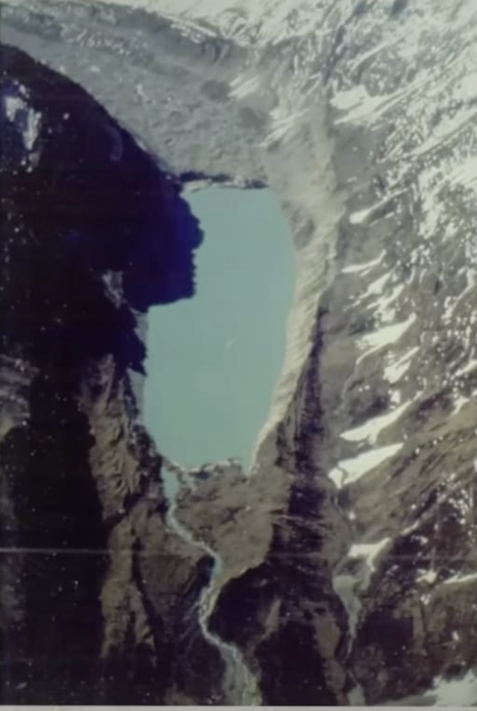
#> input picture src/change_detection/before.png, 954 x 1422 px (shown at 1/2 size)
$ jupyter execute time_series_analysis.ipynb
#> lines starting #> are read from the running program, lines starting #| are printed output that depends on the picture; after the words box and inside, x2 and y2 are one past the last pixel; in counts of white or black regions, pixels touching at a corner belong together
[cell 1]
import cv2
import numpy as np
import matplotlib.pyplot as plt

[cell 2]
# Load the before and after images
before_img = cv2.imread("before.png")
#> before_img is the input picture: shape (1422, 954, 3); mean B, G, R 94.7, 93.6, 92.6
after_img = cv2.imread("after.png")
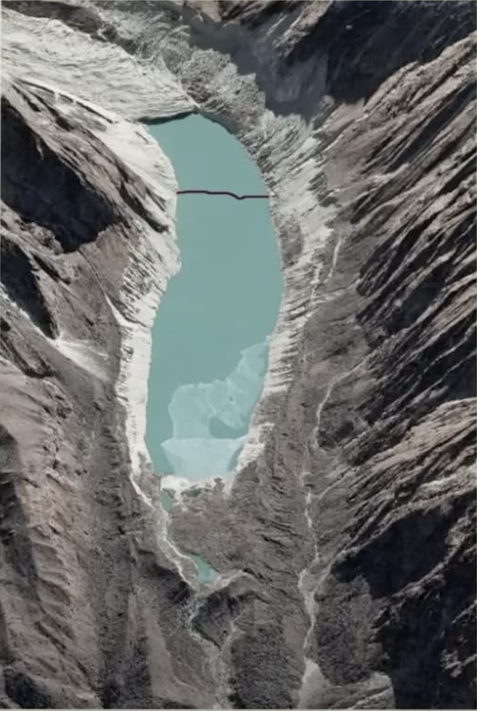
#> input picture src/change_detection/after.png, 954 x 1422 px (shown at 1/2 size)
#> after_img is the input picture: shape (1422, 954, 3); mean B, G, R 103.8, 105.1, 103.7

[cell 3]
before_gray = cv2.cvtColor(before_img, cv2.COLOR_BGR2GRAY)
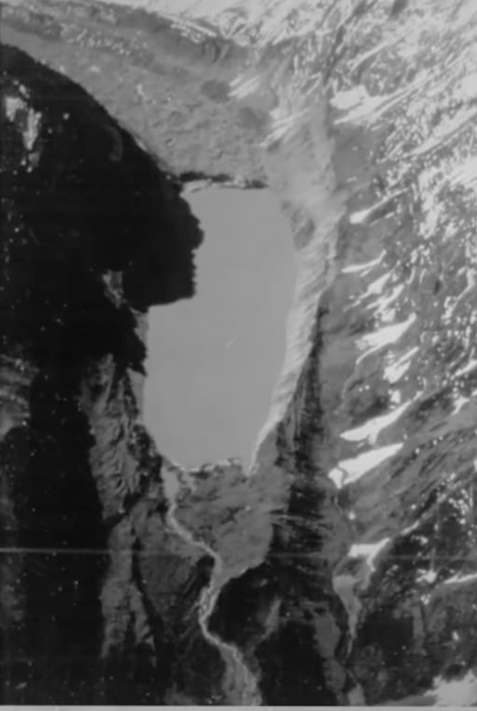
#> before_gray: shape (1422, 954) (shown at 1/2 size); min 3, max 220, mean 93.5
after_gray = cv2.cvtColor(after_img, cv2.COLOR_BGR2GRAY)
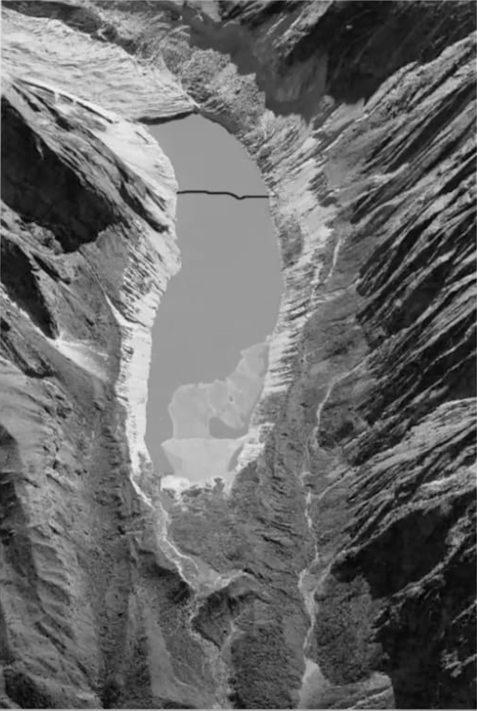
#> after_gray: shape (1422, 954) (shown at 1/2 size); min 0, max 248, mean 104.5

[cell 4]
if before_gray.shape != after_gray.shape:
    after_gray = cv2.resize(after_gray, (before_gray.shape[1], before_gray.shape[0]))

[cell 5]
# Compute the absolute difference between the two images
difference = cv2.absdiff(before_gray, after_gray)
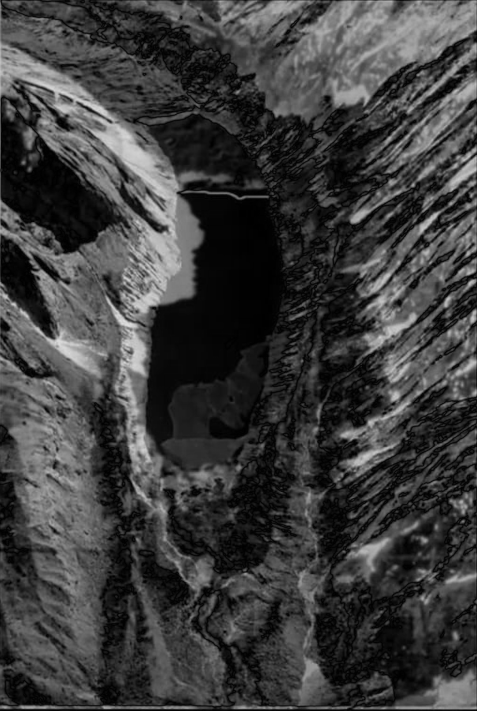
#> difference: shape (1422, 954) (shown at 1/2 size); min 0, max 224, mean 61.2

[cell 6]
# Apply thresholding to highlight the significant changes
_, diff_thresh = cv2.threshold(difference, 50, 255, cv2.THRESH_BINARY)
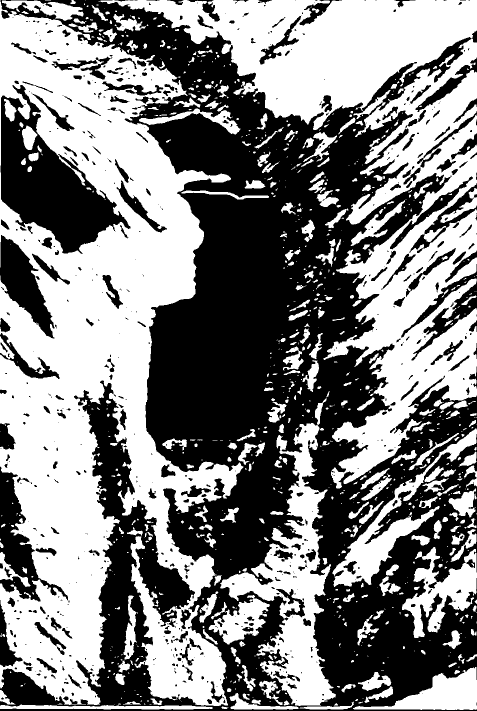
#> diff_thresh: shape (1422, 954) (shown at 1/2 size); 51.3% white; 685 black regions (420 under 20 px)

[cell 7]
# Find contours of the changes
contours, _ = cv2.findContours(diff_thresh, cv2.RETR_EXTERNAL, cv2.CHAIN_APPROX_SIMPLE)
#> contours = 901 contours, 629 with area under 20; largest, box (x1, y1, x2, y2) and area: (0, 0, 487, 1412) 389126, (197, 0, 954, 977) 214941, (440, 796, 672, 1412) 42944, (665, 857, 954, 1174) 13958, (804, 1094, 954, 1276) 11094

[cell 8]
# Draw the contours on the original images to highlight the changes
before_contours = before_img.copy()
after_contours = after_img.copy()

[cell 9]
cv2.drawContours(before_contours, contours, -1, (0, 255, 0), 2)  # Green contours on before image
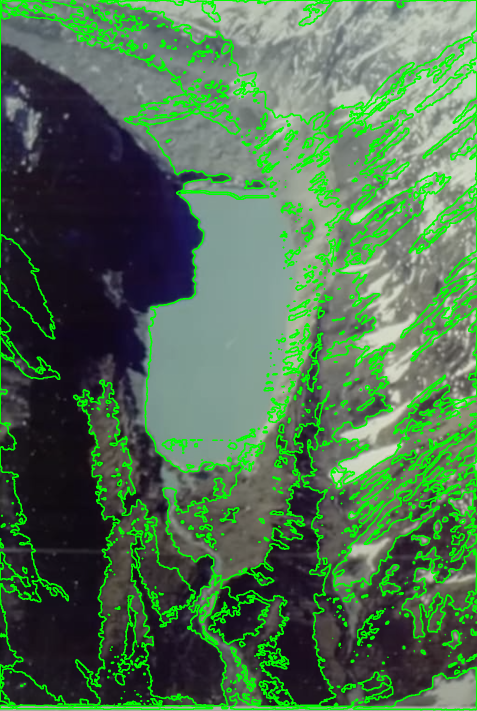
#> before_contours: shape (1422, 954, 3) (shown at 1/2 size); 13.41% of pixels changed, all inside (x1, y1, x2, y2) = (0, 0, 954, 1421)
cv2.drawContours(after_contours, contours, -1, (0, 255, 0), 2)   # Green contours on after image
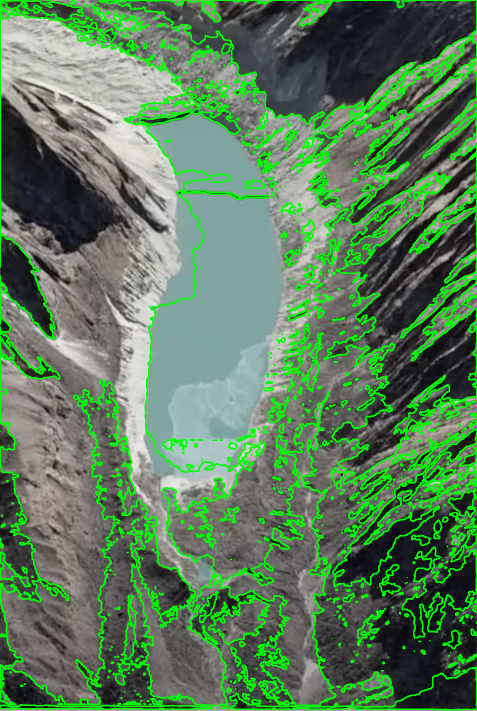
#> after_contours: shape (1422, 954, 3) (shown at 1/2 size); 13.41% of pixels changed, all inside (x1, y1, x2, y2) = (0, 0, 954, 1421)

[cell 10]
# Plotting the results
plt.figure(figsize=(12, 6))

# Original Images
plt.subplot(2, 3, 1)
plt.imshow(cv2.cvtColor(before_img, cv2.COLOR_BGR2RGB))
plt.title('Before Image')
plt.axis('off')

plt.subplot(2, 3, 2)
plt.imshow(cv2.cvtColor(after_img, cv2.COLOR_BGR2RGB))
plt.title('After Image')
plt.axis('off')

# Difference Image
plt.subplot(2, 3, 3)
plt.imshow(difference, cmap='gray')
plt.title('Difference Image')
plt.axis('off')

# Thresholded Difference (Highlighted Changes)
plt.subplot(2, 3, 4)
plt.imshow(diff_thresh, cmap='gray')
plt.title('Highlighted Changes')
plt.axis('off')

# Image with Contours on Before Image
plt.subplot(2, 3, 5)
plt.imshow(cv2.cvtColor(before_contours, cv2.COLOR_BGR2RGB))
plt.title('Before with Contours')
plt.axis('off')

# Image with Contours on After Image
plt.subplot(2, 3, 6)
plt.imshow(cv2.cvtColor(after_contours, cv2.COLOR_BGR2RGB))
plt.title('After with Contours')
plt.axis('off')

# Show all images
plt.tight_layout()
plt.show()
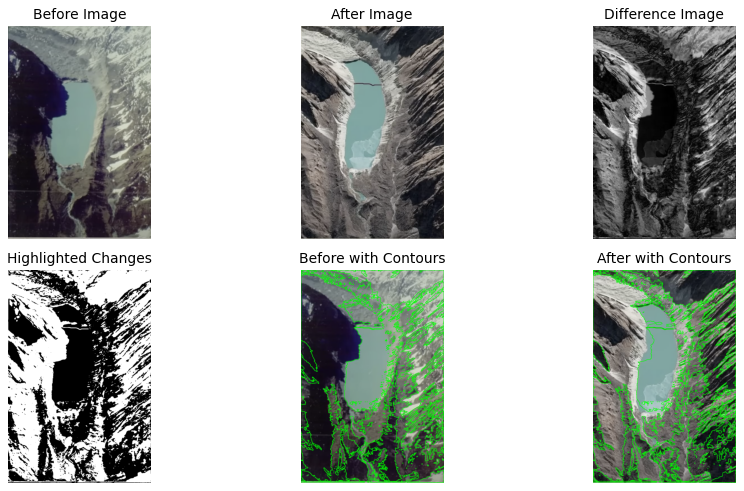
#> figure drawn by matplotlib, 6 panels
